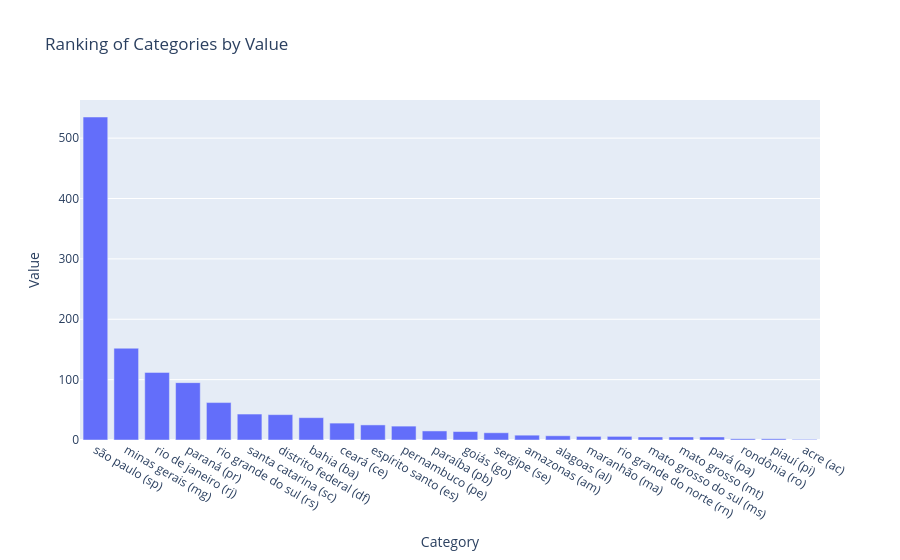

Notebook code for this chart:
### Code cell
# Vamos criar um gráfico de barras para mostrar a distribuição dos estados onde as pessoas moram
valores = df['1.i_estado_onde_mora'].value_counts().reset_index()
valores.columns = ['Category', 'Value']
# Criar o gráfico de barras
fig = px.bar(valores, 
             x='Category', 
             y='Value', 
             title='Ranking of Categories by Value',
             labels={'categorias': 'categorias', 'contagens': 'Score'})

# Exibir o gráfico
fig.show()

### Figure 1 — Plotly figure (JSON) as saved in the notebook; plotly's stock layout.template omitted (floating-point values rounded to 4 significant figures)
{"data": [{"hovertemplate": "Category=%{x}<br>Value=%{y}<extra></extra>", "legendgroup": "", "marker": {"color": "#636efa", "pattern": {"shape": ""}}, "name": "", "orientation": "v", "showlegend": false, "textposition": "auto", "type": "bar", "x": ["são paulo (sp)", "minas gerais (mg)", "rio de janeiro (rj)", "paraná (pr)", "rio grande do sul (rs)", "santa catarina (sc)", "distrito federal (df)", "bahia (ba)", "ceará (ce)", "espírito santo (es)", "pernambuco (pe)", "paraíba (pb)", "goiás (go)", "sergipe (se)", "amazonas (am)", "alagoas (al)", "maranhão (ma)", "rio grande do norte (rn)", "mato grosso do sul (ms)", "mato grosso (mt)", "pará (pa)", "rondônia (ro)", "piauí (pi)", "acre (ac)"], "xaxis": "x", "y": [535, 152, 112, 95, 62, 43, 42, 37, 28, 25, 23, 15, 14, 12, 8, 7, 6, 6, 5, 5, 5, 2, 2, 1], "yaxis": "y"}], "layout": {"barmode": "relative", "legend": {"tracegroupgap": 0}, "title": {"text": "Ranking of Categories by Value"}, "xaxis": {"anchor": "y", "domain": [0, 1], "title": {"text": "Category"}}, "yaxis": {"anchor": "x", "domain": [0, 1], "title": {"text": "Value"}}}}
